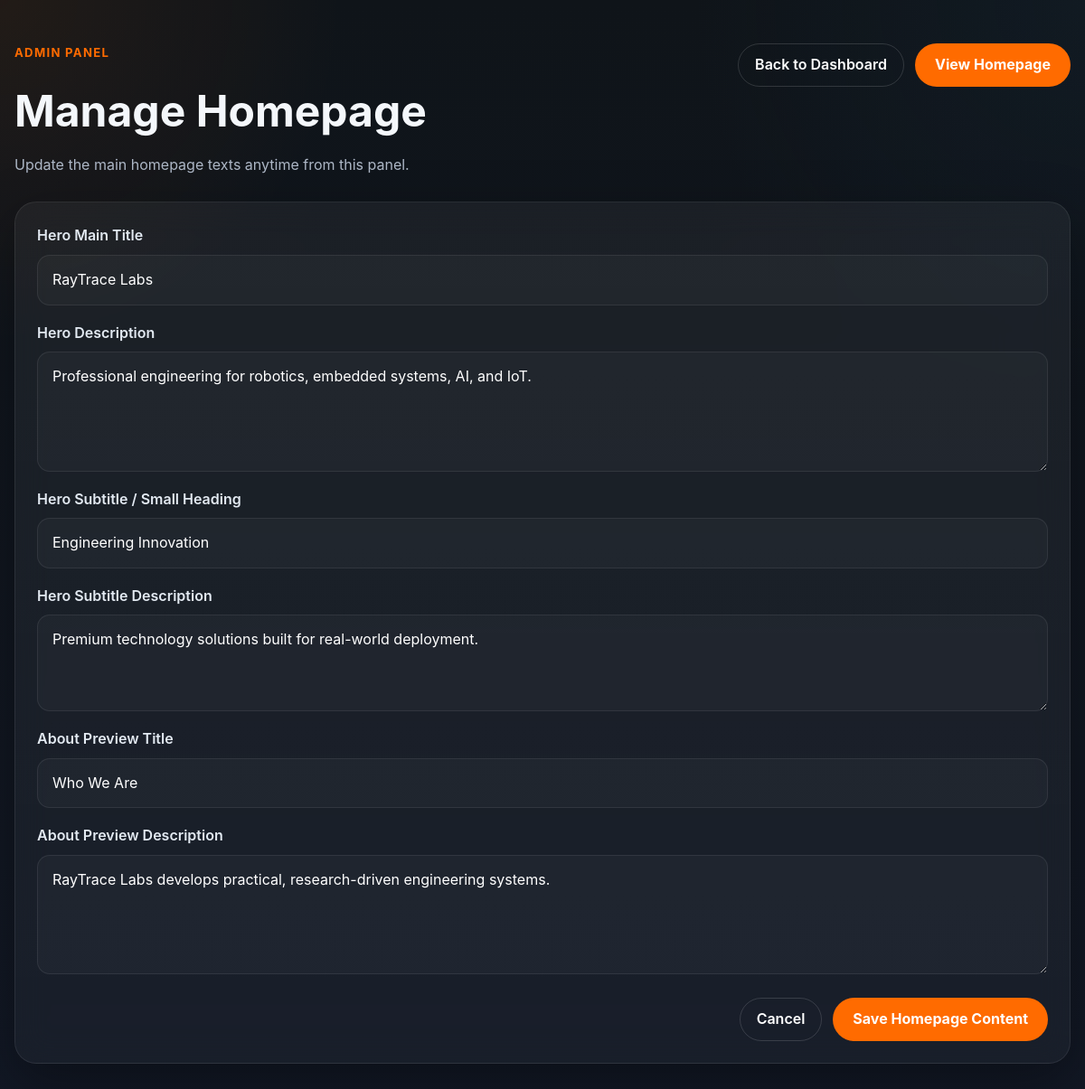
Screenshot of /admin/homepage (signed in) with the database file from the repository.
### tables this page shows
CREATE TABLE homepage_content (
            id INTEGER PRIMARY KEY AUTOINCREMENT,
            section TEXT NOT NULL,
            title TEXT,
            content TEXT,
            updated_at TIMESTAMP DEFAULT CURRENT_TIMESTAMP
        );

### app.py (the view, shortened to what this page needs)
@app.route("/admin/homepage", methods=["GET", "POST"])
@admin_login_required
def admin_homepage():
    homepage_data = {
        "hero_title": get_homepage_section(
            "hero_title",
            "RayTrace Labs",
            "Professional engineering for robotics, embedded systems, AI, and IoT."
        ),
        "hero_subtitle": get_homepage_section(
            "hero_subtitle",
            "Engineering Innovation",
            "Premium technology solutions built for real-world deployment."
        ),
        "about_preview": get_homepage_section(
            "about_preview",
            "Who We Are",
            "RayTrace Labs develops practical, research-driven engineering systems."
        ),
    }
    return render_template("admin/homepage.html", homepage_data=homepage_data)

### app.py (called while the page is built)
@app.context_processor
def inject_site_data():
    return {
        "global_site_name": get_setting("site_name", "RayTrace Labs"),
        "global_site_tagline": get_setting(
            "site_tagline",
            "Robotics, Embedded Systems, AI & Intelligent Engineering Solutions"
        ),
        "global_site_location": get_setting("site_location", "Rajshahi, Bangladesh"),
        "global_footer_text": get_setting(
            "footer_text",
            "© 2026 RayTrace Labs. All rights reserved."
        ),
    }

def get_setting(key, default_value=""):
    row = query_one("SELECT value FROM site_settings WHERE key = ?", (key,))
    return row["value"] if row else default_value

def get_homepage_section(section_name, default_title="", default_content=""):
    row = query_one(
        "SELECT * FROM homepage_content WHERE section = ?",
        (section_name,)
    )
    if row:
        return {
            "title": row["title"] or default_title,
            "content": row["content"] or default_content,
        }
    return {"title": default_title, "content": default_content}

def admin_login_required(view_func):
    @wraps(view_func)
    def wrapper(*args, **kwargs):
        if not session.get("admin_logged_in"):
            return redirect(url_for("home"))
        return view_func(*args, **kwargs)
    return wrapper

### database.py (called while the page is built)
def get_connection():
    conn = sqlite3.connect(DB_PATH)
    conn.row_factory = sqlite3.Row
    return conn

def query_one(sql, params=()):
    conn = get_connection()
    try:
        row = conn.execute(sql, params).fetchone()
        return row
    finally:
        conn.close()

### templates/admin/homepage.html
{% extends "base.html" %}
{% block content %}
<section class="admin-page">
    <div class="container">
        <div class="admin-topbar">
            <div>
                <p class="eyebrow">Admin Panel</p>
                <h1>Manage Homepage</h1>
                <p class="admin-subtext">
                    Update the main homepage texts anytime from this panel.
                </p>
            </div>
            <div class="admin-topbar-actions">
                <a href="{{ url_for('admin_dashboard') }}" class="btn-outline">Back to Dashboard</a>
                <a href="{{ url_for('home') }}" class="btn-primary">View Homepage</a>
            </div>
        </div>
        <div class="admin-panel-card">
            <form method="POST" class="admin-form-grid">
                <div class="form-group form-group-full">
                    <label for="hero_title">Hero Main Title</label>
                    <input
                        type="text"
                        id="hero_title"
                        name="hero_title"
                        value="{{ homepage_data.hero_title.title }}"
                        required
                    >
                </div>
                <div class="form-group form-group-full">
                    <label for="hero_content">Hero Description</label>
                    <textarea
                        id="hero_content"
                        name="hero_content"
                        rows="4"
                    >{{ homepage_data.hero_title.content }}</textarea>
                </div>
                <div class="form-group form-group-full">
                    <label for="hero_subtitle_title">Hero Subtitle / Small Heading</label>
                    <input
                        type="text"
                        id="hero_subtitle_title"
                        name="hero_subtitle_title"
                        value="{{ homepage_data.hero_subtitle.title }}"
                    >
                </div>
                <div class="form-group form-group-full">
                    <label for="hero_subtitle_content">Hero Subtitle Description</label>
                    <textarea
                        id="hero_subtitle_content"
                        name="hero_subtitle_content"
                        rows="3"
                    >{{ homepage_data.hero_subtitle.content }}</textarea>
                </div>
                <div class="form-group form-group-full">
                    <label for="about_preview_title">About Preview Title</label>
                    <input
                        type="text"
                        id="about_preview_title"
                        name="about_preview_title"
                        value="{{ homepage_data.about_preview.title }}"
                    >
                </div>
                <div class="form-group form-group-full">
                    <label for="about_preview_content">About Preview Description</label>
                    <textarea
                        id="about_preview_content"
                        name="about_preview_content"
                        rows="4"
                    >{{ homepage_data.about_preview.content }}</textarea>
                </div>
                <div class="form-actions">
                    <a href="{{ url_for('admin_dashboard') }}" class="btn-outline">Cancel</a>
                    <button type="submit" class="btn-primary">Save Homepage Content</button>
                </div>
            </form>
        </div>
    </div>
</section>
{% endblock %}

### static/css/style.css (style rules this page uses)
:root { --bg: #0F1419; --surface: #1a1f2e; --surface-2: #202637; --text: #f4f7fb; --muted: #aeb8c7; --primary: #FF6B00; --primary-dark: #db5d00; --navy: #1A3A52; --border: rgba(255,255,255,0.08); --shadow: 0 20px 60px rgba(0, 0, 0, 0.35); --radius-lg: 26px; --radius-md: 18px; --radius-sm: 12px; --container: 1180px; --transition: 0.3s ease; }
* { margin: 0; padding: 0; box-sizing: border-box; }
html { scroll-behavior: smooth; }
body { font-family: -apple-system, BlinkMacSystemFont, "Segoe UI", Arial, sans-serif; background: radial-gradient(circle at top left, rgba(255,107,0,0.10), transparent 25%), radial-gradient(circle at top right, rgba(26,58,82,0.18), transparent 30%), linear-gradient(180deg, #0F1419 0%, #121825 100%); color: var(--text); line-height: 1.6; }
a { color: inherit; text-decoration: none; }
button, input, textarea { font: inherit; }
.container { width: min(100% - 32px, var(--container)); margin: 0 auto; }
.eyebrow { color: var(--primary); text-transform: uppercase; letter-spacing: 0.1em; font-size: 0.82rem; font-weight: 700; margin-bottom: 16px; }
.btn-primary, .btn-secondary { display: inline-flex; align-items: center; justify-content: center; min-height: 48px; padding: 0 22px; border-radius: 999px; border: none; cursor: pointer; transition: transform var(--transition), background var(--transition), border-color var(--transition); }
.btn-primary { background: var(--primary); color: white; font-weight: 700; }
.form-group { display: grid; gap: 8px; }
.form-group label { font-weight: 600; color: #e3eaf2; }
.form-group input, .form-group textarea { width: 100%; padding: 14px 16px; border-radius: 14px; border: 1px solid rgba(255,255,255,0.08); background: rgba(255,255,255,0.03); color: white; outline: none; }
.btn-outline { display: inline-flex; align-items: center; justify-content: center; min-height: 44px; padding: 0 18px; border-radius: 999px; border: 1px solid rgba(255,255,255,0.14); color: white; font-weight: 600; transition: transform var(--transition), border-color var(--transition); }
.admin-page { padding: 48px 0 72px; min-height: 100vh; background: radial-gradient(circle at top left, rgba(255,107,0,0.08), transparent 22%), radial-gradient(circle at top right, rgba(26,58,82,0.16), transparent 25%), linear-gradient(180deg, #0F1419 0%, #121825 100%); }
.admin-topbar { display: flex; align-items: flex-start; justify-content: space-between; gap: 20px; margin-bottom: 28px; }
.admin-topbar h1 { font-size: clamp(2rem, 4vw, 3rem); margin-bottom: 8px; }
.admin-subtext { color: var(--muted); }
.admin-topbar-actions { display: flex; gap: 12px; flex-wrap: wrap; }
.admin-stat-card, .admin-panel-card { background: linear-gradient(180deg, rgba(255,255,255,0.05), rgba(255,255,255,0.03)); border: 1px solid rgba(255,255,255,0.08); backdrop-filter: blur(18px); box-shadow: var(--shadow); }
.admin-panel-card { border-radius: 24px; padding: 24px; }
.admin-form-grid { display: grid; grid-template-columns: repeat(2, 1fr); gap: 18px 20px; }
.form-group-full { grid-column: 1 / -1; }
.form-actions { grid-column: 1 / -1; display: flex; justify-content: flex-end; gap: 12px; flex-wrap: wrap; margin-top: 8px; }

### rows the page displays
homepage_content: hero_title "RayTrace Labs", hero_content "Professional engineering for robotics, embedded systems, AI, and IoT."
homepage_content: hero_subtitle_title "Engineering Innovation", hero_subtitle_content "Premium technology solutions built for real-world deployment."
homepage_content: about_preview_title "Who We Are", about_preview_content "RayTrace Labs develops practical, research-driven engineering systems."
